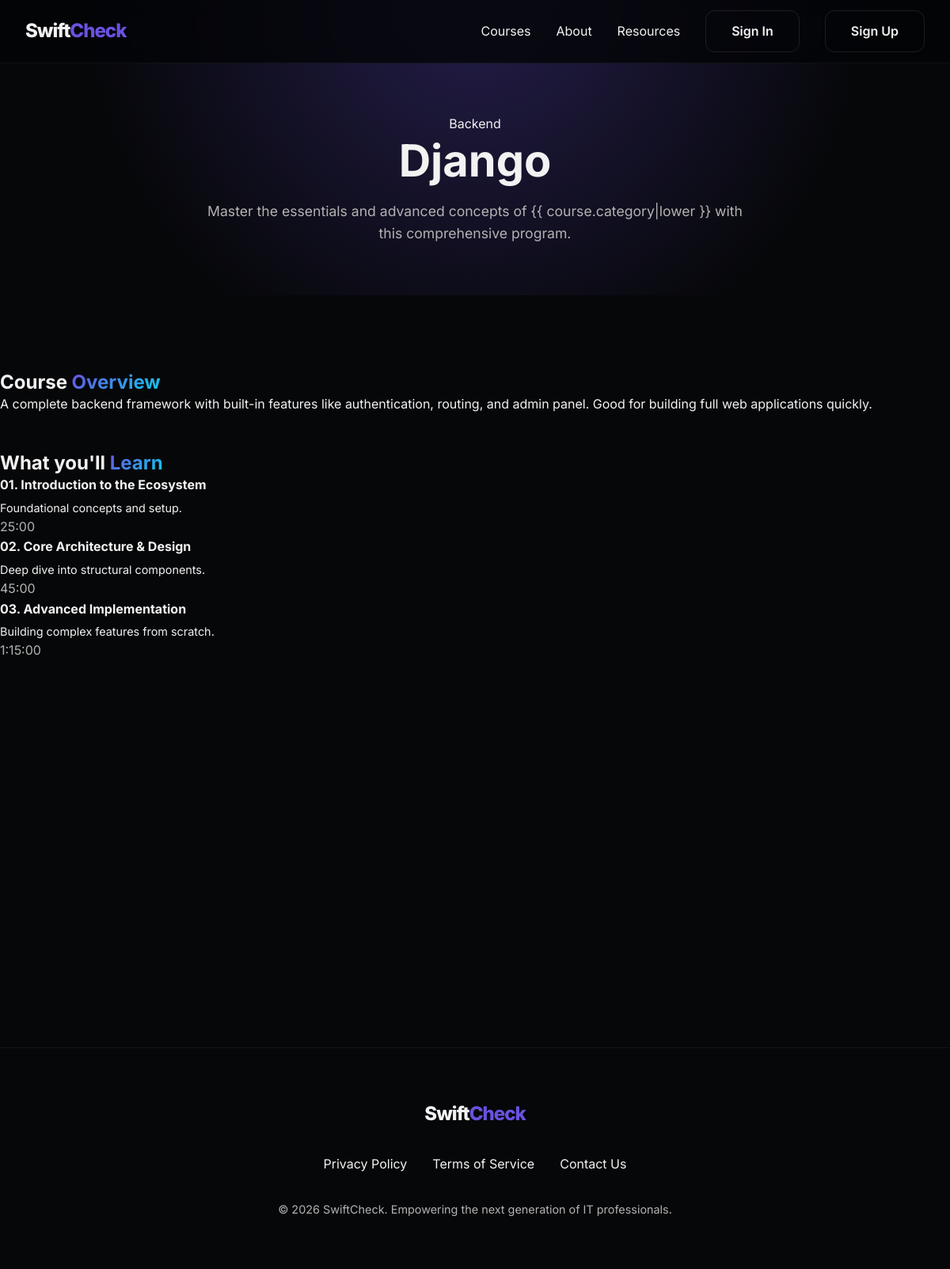
/courses/8/, run on the app's committed database.
### main/models.py (models this page shows)
class Course(models.Model):
    name = models.CharField(max_length=100)
    description = models.TextField()
    price = models.DecimalField(max_digits=10, decimal_places=2)
    teacher = models.ForeignKey(User, on_delete=models.CASCADE)
    category = models.CharField(max_length=20, choices=CourseChoices.choices)

### main/views.py (the view)
# urls.py: path('courses/<int:id>/', views.course_detail, name='course_detail'),
def course_detail(request, id):
    course = Course.objects.get(id=id)
    context = {
        'course': course,
    }
    return render(request, 'main/course_detail.html', context)

### main/templates/main/course_detail.html (shortened to what this page needs)
{% extends 'main/base.html' %}
{% load static %}
    {% block content %}
    <header class="course-hero">
      <div class="container">
        <span class="badge animate">{{ course.category|title }}</span>
        <h1 class="animate" style="animation-delay: 0.1s">{{ course.name }}</h1>
        <p class="animate" style="animation-delay: 0.2s">
          Master the essentials and advanced concepts of {{
          course.category|lower }} with this comprehensive program.
        </p>
      </div>
    </header>
    <main class="container section-padding">
      <div class="course-detail-layout">
        <div class="course-info animate" style="animation-delay: 0.3s">
          <h2>Course <span class="gradient-text">Overview</span></h2>
          <p>{{ course.description }}</p>
          <h2 style="margin-top: 3rem">
            What you'll <span class="gradient-text">Learn</span>
          </h2>
          <div class="curriculum">
            <div class="curriculum-item">
              <div>
                <strong>01. Introduction to the Ecosystem</strong>
                <p
                  style="
                    font-size: 0.9rem;
                    margin-top: 0.25rem;
                    margin-bottom: 0;
                  "
                >
                  Foundational concepts and setup.
                </p>
              </div>
              <span>25:00</span>
            </div>
            <div class="curriculum-item">
              <div>
                <strong>02. Core Architecture & Design</strong>
                <p
                  style="
                    font-size: 0.9rem;
                    margin-top: 0.25rem;
                    margin-bottom: 0;
                  "
                >
                  Deep dive into structural components.
                </p>
              </div>
              <span>45:00</span>
            </div>
            <div class="curriculum-item">
              <div>
                <strong>03. Advanced Implementation</strong>
                <p
                  style="
                    font-size: 0.9rem;
                    margin-top: 0.25rem;
                    margin-bottom: 0;
                  "
                >
                  Building complex features from scratch.
                </p>
              </div>
              <span>1:15:00</span>
            </div>
          </div>
        </div>
      </div>
    </main>
   {% endblock %}

### public/css/styles.css (style rules this page uses)
:root { --primary-h: 250; --primary-s: 70%; --primary-l: 60%; --accent-h: 190; --accent-s: 90%; --accent-l: 50%; --bg-h: 220; --bg-s: 20%; --bg-l: 3%; --card-bg-h: 220; --card-bg-s: 20%; --card-bg-l: 7%; --primary: hsl(var(--primary-h), var(--primary-s), var(--primary-l)); --primary-glow: hsla(var(--primary-h), var(--primary-s), var(--primary-l), 0.3); --accent: hsl(var(--accent-h), var(--accent-s), var(--accent-l)); --bg: hsl(var(--bg-h), var(--bg-s), var(--bg-l)); --card-bg: hsl(var(--card-bg-h), var(--card-bg-s), var(--card-bg-l)); --text: hsl(0, 0%, 95%); --text-muted: hsl(0, 0%, 70%); --white: #ffffff; --container-max-width: 1200px; --nav-height: 80px; --radius: 12px; --transition: all 0.3s cubic-bezier(0.4, 0, 0.2, 1); }
* { margin: 0; padding: 0; box-sizing: border-box; }
html { scroll-behavior: smooth; }
body { font-family: 'Inter', -apple-system, BlinkMacSystemFont, "Segoe UI", Roboto, Helvetica, Arial, sans-serif; background-color: var(--bg); color: var(--text); line-height: 1.6; overflow-x: hidden; }
h1, h2, h3, h4 { font-weight: 700; line-height: 1.2; }
.gradient-text { background: linear-gradient(135deg, var(--primary), var(--accent)); -webkit-background-clip: text; background-clip: text; -webkit-text-fill-color: transparent; }
.container { max-width: var(--container-max-width); margin: 0 auto; padding: 0 2rem; }
.section-padding { padding: 6rem 0; }
.animate { opacity: 0; transform: translateY(20px); }
.animate.visible { animation: fadeInUp 0.8s ease forwards; }
.course-hero { padding: calc(var(--nav-height) + 4rem) 0 4rem; text-align: center; background: radial-gradient(circle at top, var(--primary-glow) 0%, transparent 70%); }
.course-hero h1 { font-size: 3.5rem; margin-bottom: 1rem; }
.course-hero p { font-size: 1.1rem; color: var(--text-muted); max-width: 700px; margin: 0 auto; }
.curriculum-item span { color: var(--text-muted); }

### data on the page
Course: category "Backend", name "Django", description "A complete backend framework with built-in features like authentication, routing, and admin panel. Good for building full web applications quickly."
